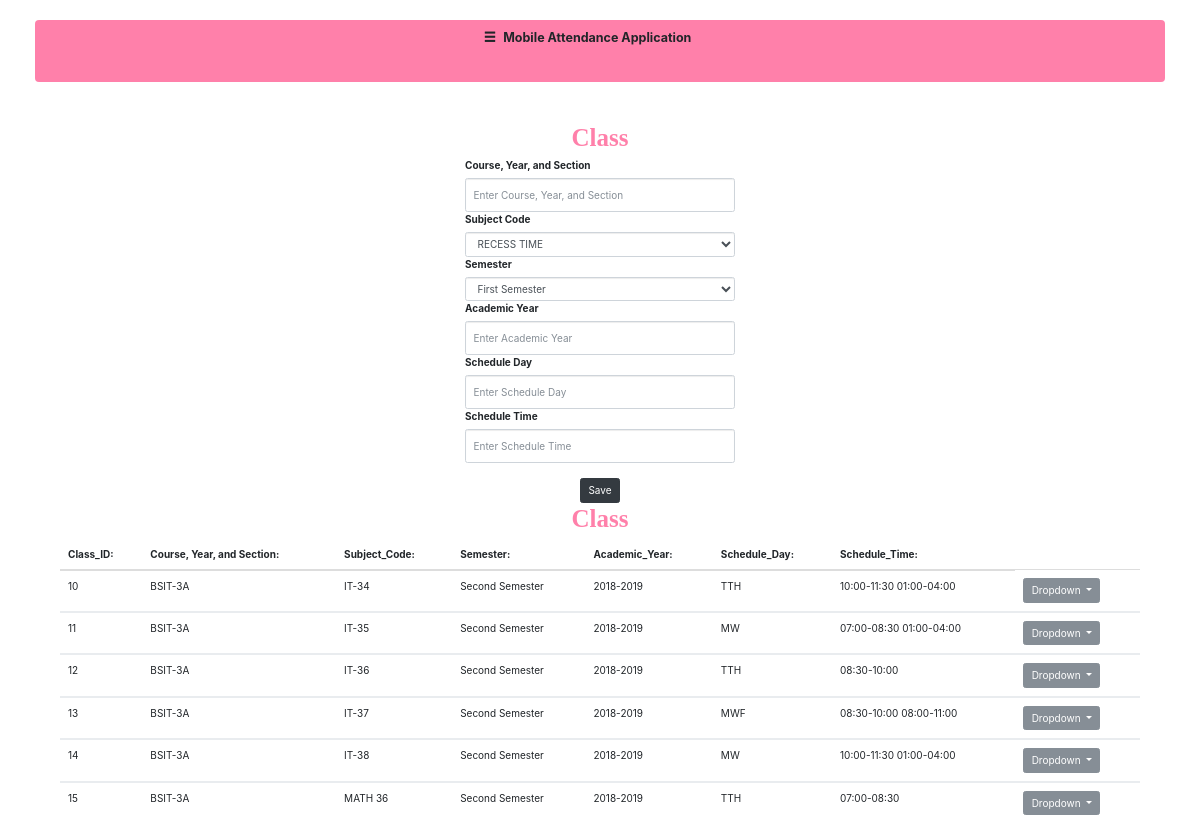
The app's page /cclass.php, older data.
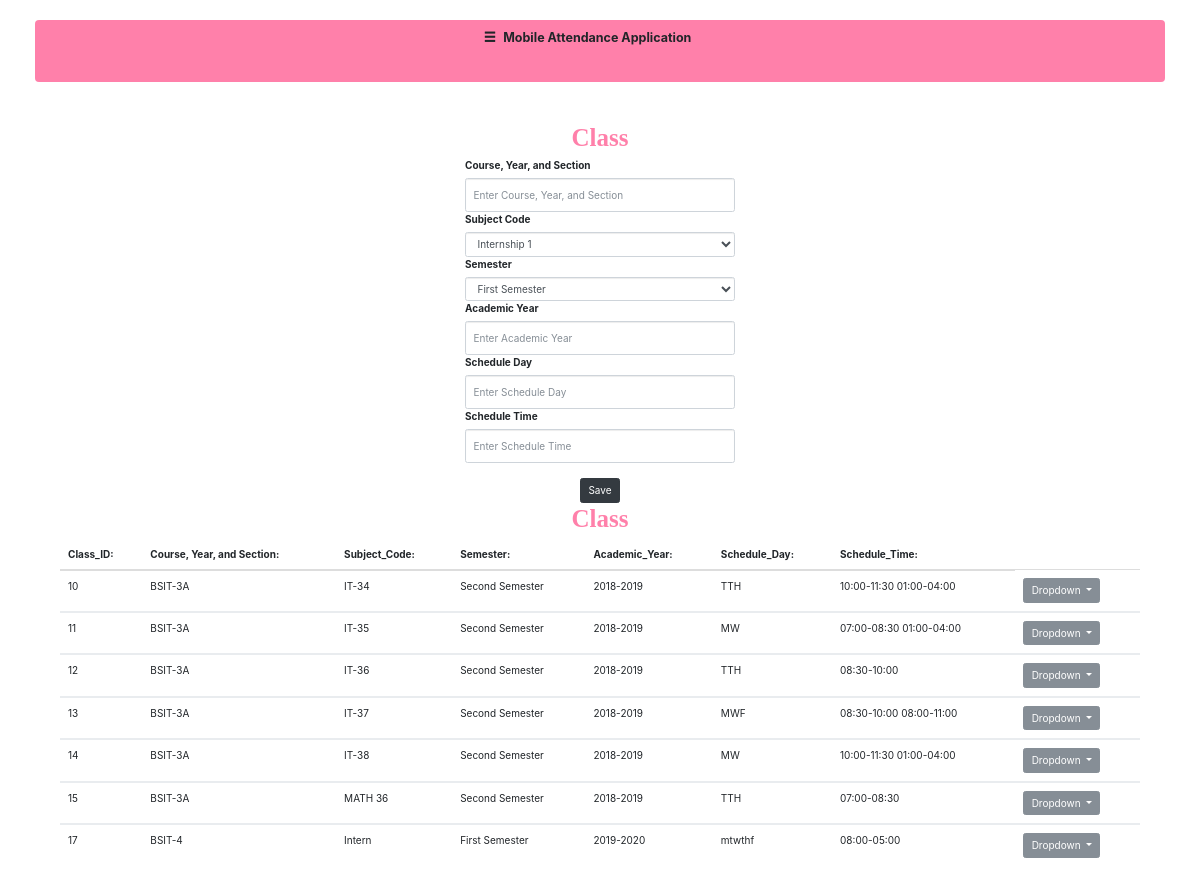
The same page, newer data.
### tables this page shows
CREATE TABLE `class` (
  `class_id` int(11) NOT NULL,
  `section` varchar(20) DEFAULT NULL,
  `subject_code` varchar(20) DEFAULT NULL,
  `semester` varchar(16) DEFAULT NULL,
  `academic_year` char(9) DEFAULT NULL,
  `schedule_day` varchar(10) DEFAULT NULL,
  `schedule_time` varchar(25) DEFAULT NULL
);

### cclass.php (the view, shortened to what this page needs)
<?php
$host = "localhost";
$dbusername = "root";
$dbpassword = "";
$dbname = "attendance";
$conn = new mysqli ($host, $dbusername, $dbpassword, $dbname);
$sql = "SELECT * FROM subject";
$query1 = mysqli_query($conn,$sql);
?>
<?php
	if(isset($_POST['btn_search']))
	{
    $search = $_POST['search'];
		$query = "SELECT * FROM `class` WHERE CONCAT(`class_id`, `section`, `subject_code`, `semester`, `academic_year`, `schedule_day`, `schedule_time`) LIKE '%".$search."%'";
		$search_result = filterTable($query);
	}
	else {
		$query = "SELECT * FROM `class`";
		$search_result = filterTable($query);
	}
	function filterTable($query)
	{
		$connect = mysqli_connect("localhost", "root", "", "attendance");
		$filter_Result = mysqli_query($connect, $query);
		return $filter_Result;
	}
?>
<!DOCTYPE html>
<head>
	<link href="bootstrap-3.3.7/css/bootstrap.min.css" rel="stylesheet">
    <link href="css/phonebook.css" rel="stylesheet">
	<link rel="stylesheet" href="bootstrap/css/bootstrap.min.css">
</head>
<body>
    <div id="wrapper">
        <div id="page-content-wrapper">
            <div class="container-fluid">
				<nav class="navbar navbar-green">
					<div class="container-fluid">
					<div class="navbar-header">
							<a class="navbar-brand" onclick="openNav()"><span  class="glyphicon glyphicon-menu-hamburger"></span>&nbsp;&nbsp;<strong>Mobile Attendance Application</strong></a>
					</div>
					</div>
				</nav>
			</div>
        </div>
    </div>
	<div class="container" style="width:300px">
		<form method="post" action="addclass.php">
			<center><h1><strong><font color="#ff80aa" face="Cooper Std Black">Class</font></strong></h1></center>
			<label>Course, Year, and Section</label>
			<input type="text" class="form-control" placeholder="Enter Course, Year, and Section" name="section" required>
			<label>Subject Code</label>
			<select name="subject_code" class="form-control" required>
					<?php while($row = mysqli_fetch_array($query1)):?>
			  <option value="<?php echo $row['subject_code'] ?>"><?php echo $row['subject_title'] ?></option>
			  	  <?php endwhile;?>
			</select>
			<label>Semester</label>
			<select name="semester" class="form-control" required>
			  <option value="First Semester">First Semester</option>
			</select>
			<label>Academic Year</label>
			<input type="text" class="form-control" id="academic_year" placeholder="Enter Academic Year" name="academic_year" required>
			<label>Schedule Day</label>
			<input type="text" class="form-control" id="schedule_day" placeholder="Enter Schedule Day" name="schedule_day" required>
			<label>Schedule Time</label>
			<input type="text" class="form-control" id="schedule_time" placeholder="Enter Schedule Time" name="schedule_time" required>
			<br/>
			<center><input class="btn btn-dark" type="submit" value="Save"></button></center>
		</form>
	</div>
	<div class="container">
			<center><h1><strong><font color="#ff80aa" face="Cooper Std Black">Class</font></strong></h1></center>
			<div class="container">
  <table class="table">
    <thead>
      <tr>
		<th>Class_ID:</th>
        <th>Course, Year, and Section:</th>
		<th>Subject_Code:</th>
		<th>Semester:</th>
        <th>Academic_Year:</th>
		<th>Schedule_Day:</th>
		<th>Schedule_Time:</th>
      </tr>
    </thead>
	<?php while($row = mysqli_fetch_array($search_result)):?>
    <tbody>
      <tr>
        <td><?php echo $row['class_id'];?></td>
		<td><?php echo $row['section'];?></td>
		<td><?php echo $row['subject_code'];?></td>
		<td><?php echo $row['semester'];?></td>
		<td><?php echo $row['academic_year'];?></td>
		<td><?php echo $row['schedule_day'];?></td>
		<td><?php echo $row['schedule_time'];?></td>
		<td><div class="btn-group" role="group">
    <button id="btnGroupDrop1" type="button" class="btn btn-secondary dropdown-toggle" data-toggle="dropdown" aria-haspopup="true" aria-expanded="False">
      Dropdown
    </button>
  </div></td>
      </tr>
	  </tbody>
	  <?php endwhile;?>
	 </table>
	</div>
	</div>
</body>
</html>

Row changes from the older to the newer data that the page shows:
added class: class_id "17", section "BSIT-4", subject_code "Intern", semester "First Semester", academic_year "2019-2020", schedule_day "mtwthf", schedule_time "08:00-05:00"
Text that changed along with them:
form field subject_code: "RECESS TIME" → "Internship 1"
